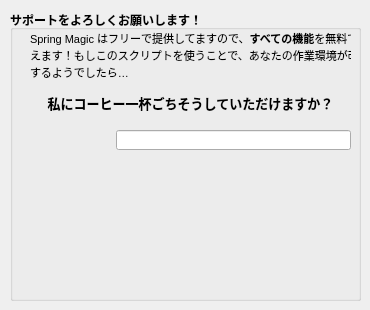
    <widget class="QWidget" name="donate_tab">
     <attribute name="icon">
      <iconset>
       <normaloff>icons/donut.png</normaloff>icons/donut.png</iconset>
     </attribute>
     <attribute name="title">
      <string>寄付</string>
     </attribute>
     <widget class="QGroupBox" name="eng_groupBox">
      <property name="geometry">
       <rect>
        <x>10</x>
        <y>10</y>
        <width>351</width>
        <height>291</height>
       </rect>
      </property>
      <property name="font">
       <font>
        <weight>75</weight>
        <bold>true</bold>
       </font>
      </property>
      <property name="title">
       <string>サポートをよろしくお願いします！</string>
      </property>
      <property name="flat">
       <bool>false</bool>
      </property>
      <widget class="QLabel" name="label_2">
       <property name="geometry">
        <rect>
         <x>10</x>
         <y>120</y>
         <width>91</width>
         <height>18</height>
        </rect>
       </property>
       <property name="toolTip">
        <string>&lt;html&gt;&lt;head/&gt;&lt;body&gt;&lt;p&gt;BitCoin Wallet Address&lt;/p&gt;&lt;/body&gt;&lt;/html&gt;</string>
       </property>
       <property name="text">
        <string/>
       </property>
       <property name="pixmap">
        <pixmap>icons/bitcoin.png</pixmap>
       </property>
       <property name="scaledContents">
        <bool>true</bool>
       </property>
      </widget>
      <widget class="QLineEdit" name="donateBitcoin_lineEdit">
       <property name="geometry">
        <rect>
         <x>106</x>
         <y>120</y>
         <width>235</width>
         <height>20</height>
        </rect>
       </property>
       <property name="alignment">
        <set>Qt::AlignCenter</set>
       </property>
       <property name="readOnly">
        <bool>true</bool>
       </property>
      </widget>
      <widget class="QPushButton" name="donatePayPal_button">
       <property name="geometry">
        <rect>
         <x>150</x>
         <y>200</y>
         <width>51</width>
         <height>51</height>
        </rect>
       </property>
       <property name="cursor">
        <cursorShape>PointingHandCursor</cursorShape>
       </property>
       <property name="toolTip">
        <string>&lt;html&gt;&lt;head/&gt;&lt;body&gt;&lt;p&gt;PayPal Link&lt;/p&gt;&lt;/body&gt;&lt;/html&gt;</string>
       </property>
       <property name="text">
        <string/>
       </property>
       <property name="icon">
        <iconset>
         <normaloff>icons/paypal.png</normaloff>icons/paypal.png</iconset>
       </property>
       <property name="iconSize">
        <size>
         <width>40</width>
         <height>40</height>
        </size>
       </property>
       <property name="flat">
        <bool>true</bool>
       </property>
       <property name="+command" stdset="0">
        <string>donatePayPal_buttonCmd</string>
       </property>
      </widget>
      <widget class="QLabel" name="label_3">
       <property name="geometry">
        <rect>
         <x>10</x>
         <y>160</y>
         <width>121</width>
         <height>121</height>
        </rect>
       </property>
       <property name="toolTip">
        <string>&lt;html&gt;&lt;head/&gt;&lt;body&gt;&lt;p&gt;AliPay QR Code&lt;/p&gt;&lt;/body&gt;&lt;/html&gt;</string>
       </property>
       <property name="text">
        <string/>
       </property>
       <property name="pixmap">
        <pixmap>icons/ali_pay.png</pixmap>
       </property>
      </widget>
      <widget class="QLabel" name="label_21">
       <property name="geometry">
        <rect>
         <x>220</x>
         <y>160</y>
         <width>121</width>
         <height>121</height>
        </rect>
       </property>
       <property name="mouseTracking">
        <bool>true</bool>
       </property>
       <property name="toolTip">
        <string>&lt;html&gt;&lt;head/&gt;&lt;body&gt;&lt;p&gt;WeChat Pay QR Code&lt;/p&gt;&lt;/body&gt;&lt;/html&gt;</string>
       </property>
       <property name="text">
        <string/>
       </property>
       <property name="pixmap">
        <pixmap>icons/wechat_pay.png</pixmap>
       </property>
      </widget>
      <widget class="QLabel" name="label_22">
       <property name="geometry">
        <rect>
         <x>20</x>
         <y>20</y>
         <width>321</width>
         <height>81</height>
        </rect>
       </property>
       <property name="text">
        <string>&lt;!DOCTYPE HTML PUBLIC &quot;-//W3C//DTD HTML 4.0//EN&quot; &quot;http://www.w3.org/TR/REC-html40/strict.dtd&quot;&gt;
&lt;html&gt;&lt;head&gt;&lt;meta name=&quot;qrichtext&quot; content=&quot;1&quot; /&gt;&lt;style type=&quot;text/css&quot;&gt;
p, li { white-space: pre-wrap; }
&lt;/style&gt;&lt;/head&gt;&lt;body style=&quot; font-family:'SimSun'; font-size:8pt; font-weight:600; font-style:normal;&quot;&gt;
&lt;p style=&quot; margin-top:0px; margin-bottom:0px; margin-left:0px; margin-right:0px; -qt-block-indent:0; text-indent:0px;&quot;&gt;&lt;span style=&quot; font-family:'MS Shell Dlg 2'; font-weight:400;&quot;&gt;Spring Magic はフリーで提供してますので、&lt;/span&gt;&lt;span style=&quot; font-family:'MS Shell Dlg 2';&quot;&gt;すべての機能&lt;/span&gt;&lt;span style=&quot; font-family:'MS Shell Dlg 2'; font-weight:400;&quot;&gt;を無料で使&lt;/span&gt;&lt;/p&gt;
&lt;p style=&quot; margin-top:0px; margin-bottom:0px; margin-left:0px; margin-right:0px; -qt-block-indent:0; text-indent:0px;&quot;&gt;&lt;span style=&quot; font-family:'MS Shell Dlg 2'; font-weight:400;&quot;&gt;えます！もしこのスクリプトを使うことで、あなたの作業環境が改善&lt;/span&gt;&lt;/p&gt;
&lt;p style=&quot; margin-top:0px; margin-bottom:0px; margin-left:0px; margin-right:0px; -qt-block-indent:0; text-indent:0px;&quot;&gt;&lt;span style=&quot; font-family:'MS Shell Dlg 2'; font-weight:400;&quot;&gt;するようでしたら…&lt;/span&gt;&lt;/p&gt;
&lt;p align=&quot;center&quot; style=&quot; margin-top:12px; margin-bottom:12px; margin-left:0px; margin-right:0px; -qt-block-indent:0; text-indent:0px;&quot;&gt;&lt;span style=&quot; font-family:'MS Shell Dlg 2'; font-size:10pt;&quot;&gt;私にコーヒー一杯ごちそうしていただけますか？&lt;/span&gt;&lt;/p&gt;&lt;/body&gt;&lt;/html&gt;</string>
       </property>
      </widget>
     </widget>
    </widget>
